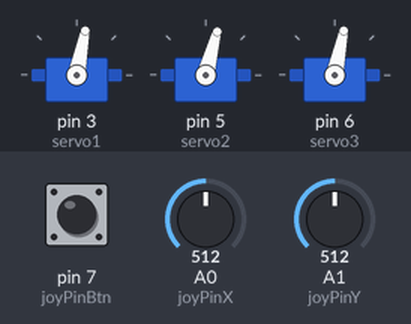
Recording of a sketch running on a simulated Arduino Uno, built with avr-gcc and run on an emulated ATmega328P. On the bench: 3 × servo. The inputs (shaded band) are chosen by the test bench; at power-on: A1 (joyPinY) = 512, A0 (joyPinX) = 512, pin 7 (joyPinBtn) HIGH.

Above: at 1.2 s.
1.3 s: A1 (joyPinY) set to 122
At 3.1 s:
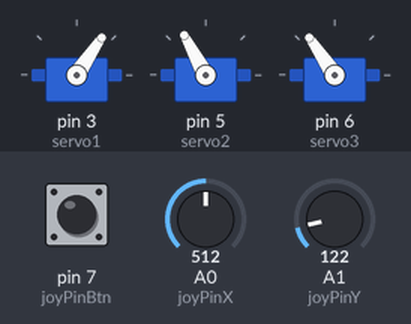
4.3 s: A0 (joyPinX) set to 900
At 5.6 s:
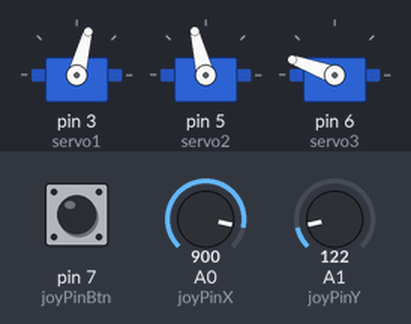
6.5 s: pin 7 (joyPinBtn) pulled LOW for 1 s
At 7.4 s:
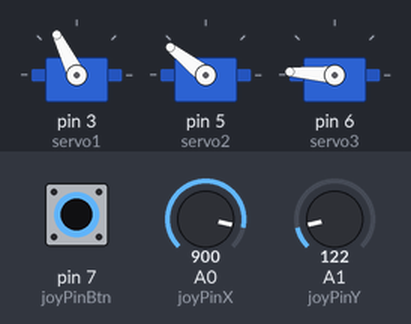
9.5 s: A1 (joyPinY) set to 511
At 10.51 s:
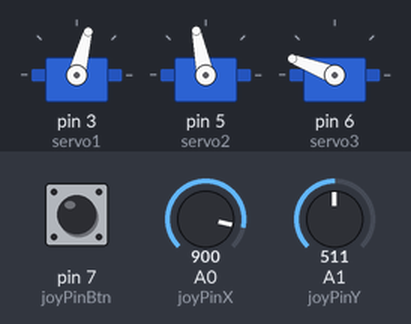
12.5 s: A0 (joyPinX) set to 306
15.5 s: A1 (joyPinY) set to 716
Timing chart, 0 to 19.5 s (numbered marks = the images above; inputs shaded):
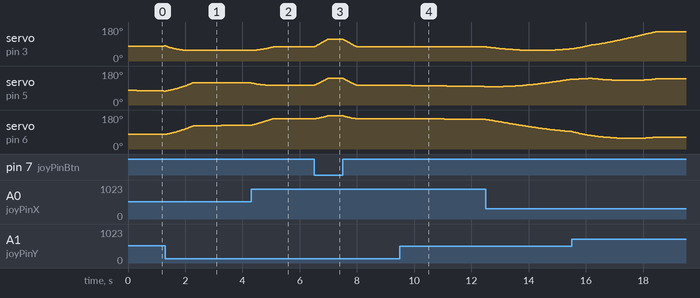

The sketch:

Delta_Roboter_Joystick.ino
```cpp
#include <Servo.h>

//Servo pin numbers
#define servo1 3
#define servo2 5
#define servo3 6

//Joystick pin numbers
#define joyPinX 0
#define joyPinY 1
#define joyPinBtn 7

//Default position at startup
#define defaultx 0
#define defaulty 0
#define minz -200
#define maxz -130

//Movement speed
#define spd 0.3

//robot geometry
const float e = 40.0;     //end effector radius
const float f = 70.0;     //base radius
const float re = 185.0;   //forearm length
const float rf = 100.0;   //bicep length

//trigonometric constants
const float sqrt3 = sqrt(3.0);
const float pi = 3.141592653;
const float sin120 = sqrt3 / 2.0;
const float cos120 = -0.5;
const float tan60 = sqrt3;
const float sin30 = 0.5;
const float tan30 = 1 / sqrt3;

//Joystick inputs
float joyX, joyY;
int joyBtn;

//Position
float x, y, z;

//Servo objects
Servo s1;
Servo s2;
Servo s3;

//Servo Angles
float ang1, ang2, ang3;

//0 = valid point, -1 = non existing point
int valid = 0;

//inverse kinematics
//helper functions, calculates angle theta1 (for YZ-pane)
int delta_calcAngleYZ(float x0, float y0, float z0, float &theta)
{
  float y1 = -0.5 * tan30 * f;  //calculate motor shaft position from base center
  y0 -= 0.5 * tan30 * e;        //calculate end effector attachment position from center

  float a = (x0*x0 + y0*y0 + z0*z0 + rf*rf - re*re - y1*y1) / (2 * z0);
  float b = (y1 - y0) / z0;
  float d = -(a + b*y1)*(a + b*y1) + rf*(b*b*rf + rf);//discriminant
  if (d < 0) return -1;                               //non-existing point
  float yj = (y1 - a*b - sqrt(d)) / (b*b + 1);        //choosing outer point
  float zj = a + b*yj;                                //z = a + b*y
  theta = 180.0*atan(-zj / (y1 - yj)) / pi + ((yj>y1) ? 180.0 : 0.0);
  return 0;
}

//inverse kinematics: (x0, y0, z0) -> (theta1, theta2, theta3)
//returned status: 0=OK, -1=non-existing position
int delta_calcInverse(float x0, float y0, float z0, float &theta1, float &theta2, float &theta3)
{
  theta1 = theta2 = theta3 = 0;
  int stat = delta_calcAngleYZ(x0, y0, z0, theta1);
  if (stat == 0) stat = delta_calcAngleYZ(x0*cos120 + y0*sin120, y0*cos120 - x0*sin120, z0, theta2);  //rotate coords to +120 deg
  if (stat == 0) stat = delta_calcAngleYZ(x0*cos120 - y0*sin120, y0*cos120 + x0*sin120, z0, theta3);  //rotate coords to -120 deg
  return stat;
}

void setup()
{
  //PinModes für Joystick Input
  pinMode(joyPinX,INPUT);
  pinMode(joyPinY,INPUT);
  pinMode(joyPinBtn,INPUT_PULLUP);

  //Servos den Pins zuweisen
  s1.attach(servo1);
  s2.attach(servo2);
  s3.attach(servo3);

  //Ausgangsposition setzen
  x = defaultx;
  y = defaulty;
  z = maxz;

  //Serielle Schnittstelle aktivieren
  Serial.begin(250000);
}

void loop()
{
  //Joystick Inputs einlesen
  joyX = (analogRead(joyPinX)-501)/512.0;
  joyY = (analogRead(joyPinY)-499)/512.0;
  joyBtn = digitalRead(joyPinBtn);

  //Koordinaten anhand der Joystickposition ändern
  x += joyX*spd;
  y += joyY*spd;
  z += (joyBtn - !joyBtn)*spd;

  //Bereich begrenzen
  x = constrain(x,-100,100);
  y = constrain(y,-100,100);
  z = constrain(z,minz,maxz);

  //Winkel aus Koordinaten berechnen
  valid = delta_calcInverse(x, y, z, ang1, ang2, ang3);
  //Offset +90°, weil der Bereich der Servos 0 - 180° und nicht -90 - 90° ist
  ang1 += 90;
  ang2 += 90;
  ang3 += 90;

  //Debug Output
  /*
  Serial.print("\t1: ");
  Serial.print(x);
  Serial.print("\t2: ");
  Serial.print(y);
  Serial.print("\t3: ");
  Serial.println(z);
  */

  //Winkel an die Servos senden
  if(valid == 0)
  {
    s1.write(ang1);
    s2.write(ang2);
    s3.write(ang3);
  }
}
```

Measured:
- after the input at 4.3 s, servo on pin 3 (servo1): moves from 57° to 75° over 0.65 s, starting after 0.12 s
- after the input at 6.5 s, servo on pin 3 (servo1): rises from 75° to 116° in 0.45 s, then falls to 75° in 1.0 s; servo on pin 5 (servo2): rises from 104° to 142° in 0.48 s, then falls to 104° in 1.0 s; servo on pin 6 (servo3): rises from 160° to 176° in 0.48 s, then falls to 160° in 1.0 s
- after the input at 9.5 s, servo on pin 5 (servo2): moves from 104° to 97° over 2.6 s, starting after 0.39 s; servo on pin 6 (servo3): 160° → 159° after 0.77 s, → 158° 0.79 s later, → 157° 0.80 s later
- by itself, servo on pin 5 (servo2): rises from 74° to 119° in 0.96 s, then falls to 117° in 1.4 s
